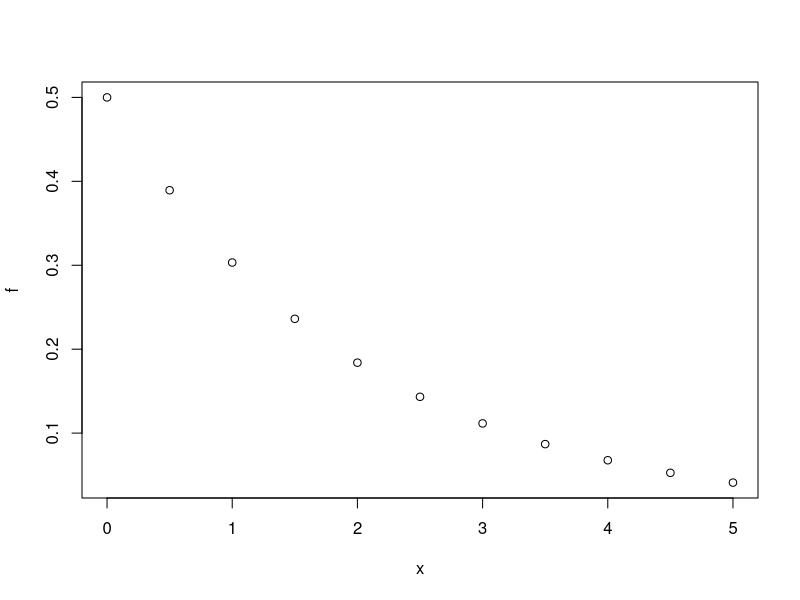
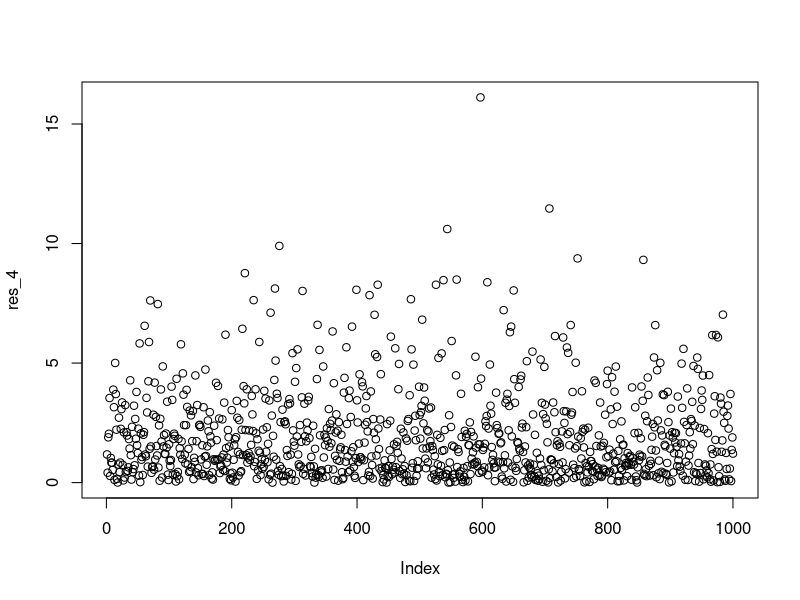

The R source for these figures, in order:
res = punif(45, 0, 60)

1-res

r30 = punif(30, 0, 60)
r20 = punif(20, 0, 60)

r30-r20


dexp(3,1/2)

x = seq(0,5,0.5)

f = dexp(x, 1/2)

plot(x,f)

f = pexp(x, 1/2)

res_3 = pexp(3,1/2)

ans = res_3
ans

res_4 = rexp(1000, 0.5)
plot(res_4)

dgamma(3, 2, 1/3)

pgamma(3, 2, 1/3)

qgamma(0.70, 2, 1/3)